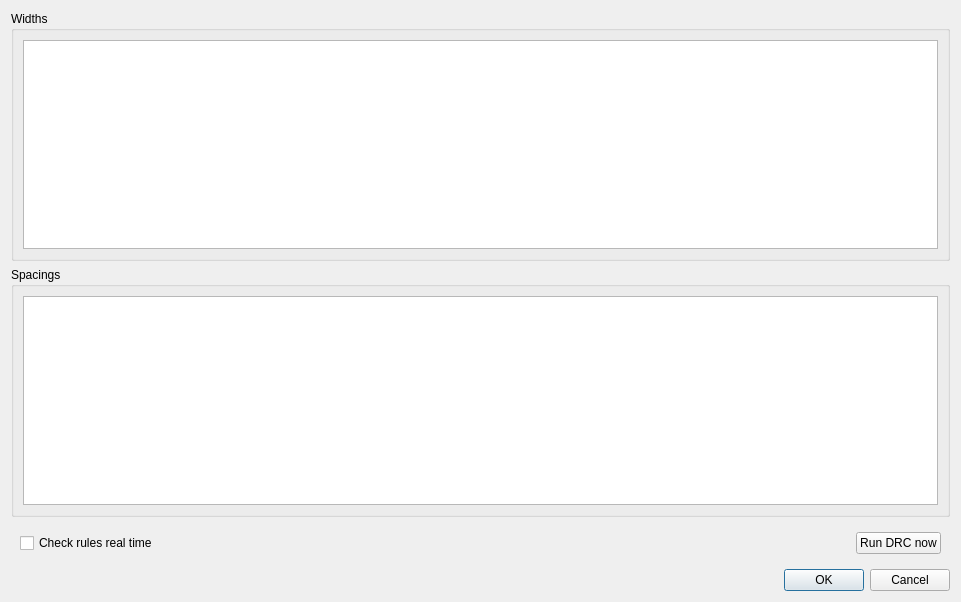
<?xml version="1.0" encoding="UTF-8"?>
<ui version="4.0">
 <class>DRCSettings</class>
 <widget class="QWidget" name="DRCSettings">
  <property name="geometry">
   <rect>
    <x>0</x>
    <y>0</y>
    <width>961</width>
    <height>602</height>
   </rect>
  </property>
  <property name="windowTitle">
   <string>Design Rules Checking</string>
  </property>
  <layout class="QVBoxLayout" name="verticalLayout">
   <item>
    <widget class="QGroupBox" name="groupBox">
     <property name="title">
      <string>Widths</string>
     </property>
     <layout class="QHBoxLayout" name="horizontalLayout">
      <item>
       <widget class="QTableWidget" name="tableWidths"/>
      </item>
     </layout>
    </widget>
   </item>
   <item>
    <widget class="QGroupBox" name="groupBox_2">
     <property name="title">
      <string>Spacings</string>
     </property>
     <layout class="QHBoxLayout" name="horizontalLayout_2">
      <item>
       <widget class="QTableWidget" name="tableSpacings"/>
      </item>
     </layout>
    </widget>
   </item>
   <item>
    <widget class="QWidget" name="widget" native="true">
     <layout class="QHBoxLayout" name="horizontalLayout_3">
      <item>
       <widget class="QCheckBox" name="checkBoxRealTimeCheck">
        <property name="text">
         <string>Check rules real time</string>
        </property>
       </widget>
      </item>
      <item>
       <spacer name="horizontalSpacer">
        <property name="orientation">
         <enum>Qt::Horizontal</enum>
        </property>
        <property name="sizeHint" stdset="0">
         <size>
          <width>40</width>
          <height>20</height>
         </size>
        </property>
       </spacer>
      </item>
      <item>
       <widget class="QPushButton" name="pushButton">
        <property name="text">
         <string>Run DRC now</string>
        </property>
       </widget>
      </item>
     </layout>
    </widget>
   </item>
   <item>
    <widget class="QDialogButtonBox" name="buttonBox">
     <property name="standardButtons">
      <set>QDialogButtonBox::Cancel|QDialogButtonBox::Ok</set>
     </property>
    </widget>
   </item>
  </layout>
 </widget>
 <resources/>
 <connections/>
</ui>
